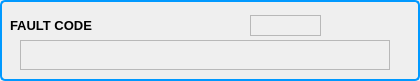
  <widget class="QGroupBox" name="groupBox_3" >
   <property name="geometry" >
    <rect>
     <x>620</x>
     <y>195</y>
     <width>420</width>
     <height>81</height>
    </rect>
   </property>
   <property name="styleSheet" >
    <string>QGroupBox {
 background-color: qlineargradient(x1: 0, y1: 0, x2: 0, y2: 1,
                                   stop: 0 #E0E0E0, stop: 1 #FFFFFF);
 border: 2px solid rgb(0, 153, 255);
 border-radius: 5px;
 margin-top: 1ex; 
}</string>
   </property>
   <property name="title" >
    <string/>
   </property>
   <widget class="QLabel" name="label_19" >
    <property name="geometry" >
     <rect>
      <x>0</x>
      <y>10</y>
      <width>151</width>
      <height>31</height>
     </rect>
    </property>
    <property name="font" >
     <font>
      <pointsize>-1</pointsize>
      <weight>75</weight>
      <bold>true</bold>
     </font>
    </property>
    <property name="styleSheet" >
     <string>font-size:13px;font-weight:bold;</string>
    </property>
    <property name="text" >
     <string>FAULT CODE</string>
    </property>
    <property name="alignment" >
     <set>Qt::AlignLeading|Qt::AlignLeft|Qt::AlignVCenter</set>
    </property>
    <property name="indent" >
     <number>10</number>
    </property>
   </widget>
   <widget class="StaticGraphic" name="staticGraphic" >
    <property name="geometry" >
     <rect>
      <x>20</x>
      <y>40</y>
      <width>370</width>
      <height>30</height>
     </rect>
    </property>
    <property name="geometryType" >
     <enum>StaticGraphic::Rectangle</enum>
    </property>
    <property name="fillMode" >
     <enum>StaticGraphic::Solid</enum>
    </property>
    <property name="fillColor" stdset="0" >
     <color>
      <red>0</red>
      <green>140</green>
      <blue>0</blue>
     </color>
    </property>
   </widget>
   <widget class="CAGraphic" name="caGraphic_4" >
    <property name="geometry" >
     <rect>
      <x>20</x>
      <y>40</y>
      <width>370</width>
      <height>30</height>
     </rect>
    </property>
    <property name="geometryType" >
     <enum>StaticGraphic::Rectangle</enum>
    </property>
    <property name="fillColor" stdset="0" >
     <color>
      <red>255</red>
      <green>0</green>
      <blue>0</blue>
     </color>
    </property>
    <property name="fillDisplayMode" >
     <enum>CAGraphic::IfNotZero</enum>
    </property>
    <property name="pvname" >
     <string>LH1_INT_VME_STAT</string>
    </property>
   </widget>
   <widget class="CALabel" name="caLabel_42" >
    <property name="geometry" >
     <rect>
      <x>20</x>
      <y>40</y>
      <width>370</width>
      <height>30</height>
     </rect>
    </property>
    <property name="font" >
     <font/>
    </property>
    <property name="styleSheet" >
     <string>QWidget {
color:rgb(255,255,255) }</string>
    </property>
    <property name="frameShape" >
     <enum>QFrame::StyledPanel</enum>
    </property>
    <property name="alignment" >
     <set>Qt::AlignCenter</set>
    </property>
    <property name="pvname" >
     <string>LH1_VME_FLT_MSG</string>
    </property>
    <property name="dmode" stdset="0" >
     <enum>CALabel::TrueFalse</enum>
    </property>
    <property name="cmode" stdset="0" >
     <enum>CALabel::Static</enum>
    </property>
    <property name="dbrequest" stdset="0" >
     <enum>CALabel::DBRGSTR</enum>
    </property>
   </widget>
   <widget class="CALabel" name="caLabel_10" >
    <property name="geometry" >
     <rect>
      <x>250</x>
      <y>15</y>
      <width>71</width>
      <height>21</height>
     </rect>
    </property>
    <property name="font" >
     <font/>
    </property>
    <property name="styleSheet" >
     <string/>
    </property>
    <property name="frameShape" >
     <enum>QFrame::StyledPanel</enum>
    </property>
    <property name="alignment" >
     <set>Qt::AlignCenter</set>
    </property>
    <property name="pvname" >
     <string>LH1_INT_VME_STAT</string>
    </property>
    <property name="dmode" stdset="0" >
     <enum>CALabel::Int</enum>
    </property>
    <property name="cmode" stdset="0" >
     <enum>CALabel::Alarm</enum>
    </property>
   </widget>
  </widget>
